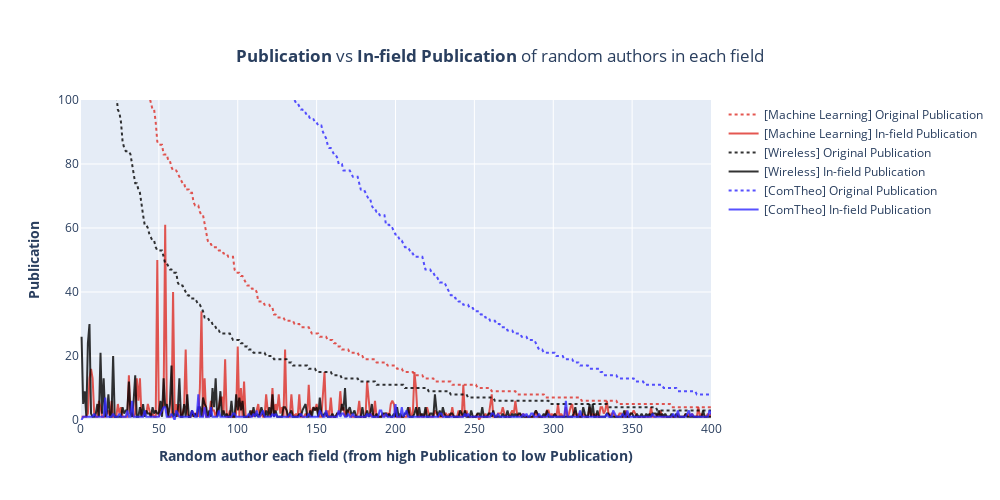

Notebook code for this chart:
### Markdown cell above
### Publication

### Code cell
# ml.sort_values('pubs_count', ascending=False, inplace=True)
# ml['rank_pub'] = range(1, ml.shape[0]+1)

# wl.sort_values('pubs_count', ascending=False, inplace=True)
# wl['rank_pub'] = range(1, wl.shape[0]+1)

# ct.sort_values('pubs_count', ascending=False, inplace=True)
# ct['rank_pub'] = range(1, ct.shape[0]+1)

fig = go.Figure()
# In machine learning field
fig.add_trace(go.Scatter(name='[Machine Learning] Original Publication', x=ml['rank_pub'], y=ml['pubs_count'],
               line = dict(width=2, dash='dot'), marker=dict(color='rgba(222,45,38,0.8)',)),)
fig.add_trace(go.Scatter(name='[Machine Learning] In-field Publication', x=ml['rank_pub'], y=ml['infield_pubs_count'],
               marker=dict(color='rgba(222,45,38,0.8)',)),)
# In wireless field
fig.add_trace(go.Scatter(name='[Wireless] Original Publication', x=wl['rank_pub'], y=wl['pubs_count'],
               line = dict(width=2, dash='dot'), marker=dict(color='rgba(0,0,0,0.8)',)),)
fig.add_trace(go.Scatter(name='[Wireless] In-field Publication', x=wl['rank_pub'], y=wl['infield_pubs_count'],
               marker=dict(color='rgba(0,0,0,0.8)',)),)
# In communication theory field
fig.add_trace(go.Scatter(name='[ComTheo] Original Publication', x=ct['rank_pub'], y=ct['pubs_count'],
               line = dict(width=2, dash='dot'), marker=dict(color='rgba(45,38,255,0.8)',)),)
fig.add_trace(go.Scatter(name='[ComTheo] In-field Publication', x=ct['rank_pub'], y=ct['infield_pubs_count'],
               marker=dict(color='rgba(45,38,255,0.8)',)),)

# Set parameters for the plot
fig.update_xaxes(title_text="<b>Random author each field (from high Publication to low Publication)</b>", range=[0, 400])
fig.update_yaxes(title_text="<b>Publication</b>", range=[0, 100])
fig.update_layout(title={'text': "<b>Publication</b> vs <b>In-field Publication</b> of random authors in each field",
                                          'y':0.9,'x':0.5,'xanchor': 'center','yanchor': 'top'},
                  autosize=False, width=1000,height=500,)
fig.update_xaxes()
fig.show()

### Figure 1 — Plotly figure (JSON) as saved in the notebook; plotly's stock layout.template omitted (floating-point values rounded to 4 significant figures; data arrays with more than 128 entries replaced by an {"elided": "..."} marker saying what was removed)
{"data": [{"line": {"dash": "dot", "width": 2}, "marker": {"color": "rgba(222,45,38,0.8)"}, "name": "[Machine Learning] Original Publication", "type": "scatter", "x": {"elided": "998 int values"}, "y": {"elided": "998 int values"}}, {"marker": {"color": "rgba(222,45,38,0.8)"}, "name": "[Machine Learning] In-field Publication", "type": "scatter", "x": {"elided": "998 int values"}, "y": {"elided": "998 int values"}}, {"line": {"dash": "dot", "width": 2}, "marker": {"color": "rgba(0,0,0,0.8)"}, "name": "[Wireless] Original Publication", "type": "scatter", "x": {"elided": "996 int values"}, "y": {"elided": "996 int values"}}, {"marker": {"color": "rgba(0,0,0,0.8)"}, "name": "[Wireless] In-field Publication", "type": "scatter", "x": {"elided": "996 int values"}, "y": {"elided": "996 int values"}}, {"line": {"dash": "dot", "width": 2}, "marker": {"color": "rgba(45,38,255,0.8)"}, "name": "[ComTheo] Original Publication", "type": "scatter", "x": {"elided": "998 int values"}, "y": {"elided": "998 int values"}}, {"marker": {"color": "rgba(45,38,255,0.8)"}, "name": "[ComTheo] In-field Publication", "type": "scatter", "x": {"elided": "998 int values"}, "y": {"elided": "998 int values"}}], "layout": {"autosize": false, "height": 500, "title": {"text": "<b>Publication</b> vs <b>In-field Publication</b> of random authors in each field", "x": 0.5, "xanchor": "center", "y": 0.9, "yanchor": "top"}, "width": 1000, "xaxis": {"range": [0, 400], "title": {"text": "<b>Random author each field (from high Publication to low Publication)</b>"}}, "yaxis": {"range": [0, 100], "title": {"text": "<b>Publication</b>"}}}}
